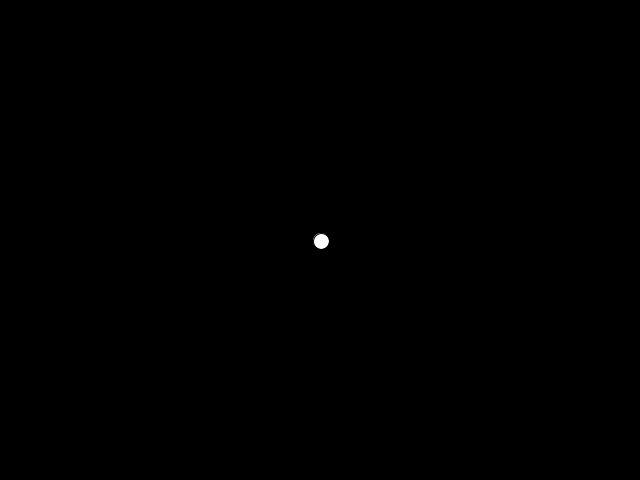
Frame 1 (no input)
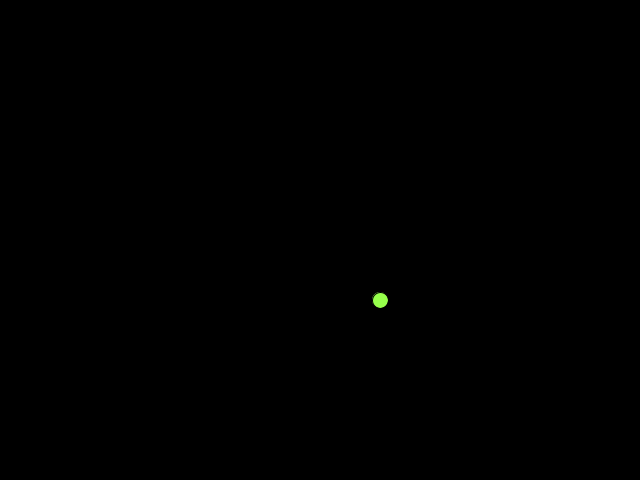
Frame 60 (the mouse pressed at the canvas centre just before this capture)
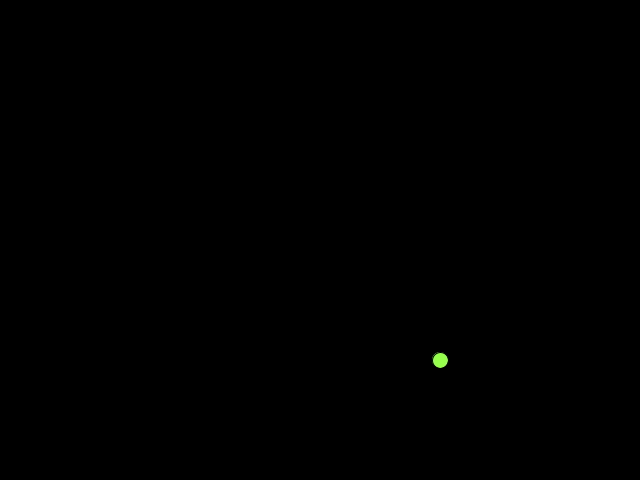
Frame 120 (the mouse held since frame 60 and released just before this capture)

The Processing sketch that drew these frames (run headless with seeded random() and noise(); from frame 60 on, the mouse is pressed at the canvas centre):

// Processing sketch: session4
// ── session4.pde
/*

Luc Pitre
01 October 2016
session 4 code

*/

//VARIABLES
int size = 16;
int speed = 1;//what is this missing? write it in!
color fill = color(150, 255, 75);
int xposition = 640/2;
int yposition = 480/2;


//MAIN WORKINGS
void setup(){//this function runs the code inside of its braces only ONCE at the start
    
    size(640, 480);//size() opens a window for all of our code to happen in
    
    
}//end of setup() function

void draw(){//this function runs the code inside of its braces over and over again after setup() runs
    
    background(0);//sets the background color of the window opened by size()
    ellipse(xposition+=speed, yposition+=speed, size, size);//creates a round shape, takes four parameters: x position, y position, x size, y size
    fill(fill);
    checkBounds();
    
}//end of draw() function

void checkBounds(){
    if(xposition >= width){
        xposition = 0;
    }else if(xposition <= 0){
        xposition = width;
    }
    
    if(yposition >= height){
        yposition = 0;
    }else if(yposition <= 0){
        yposition = height;
    }
}//end of checkBounds() function
